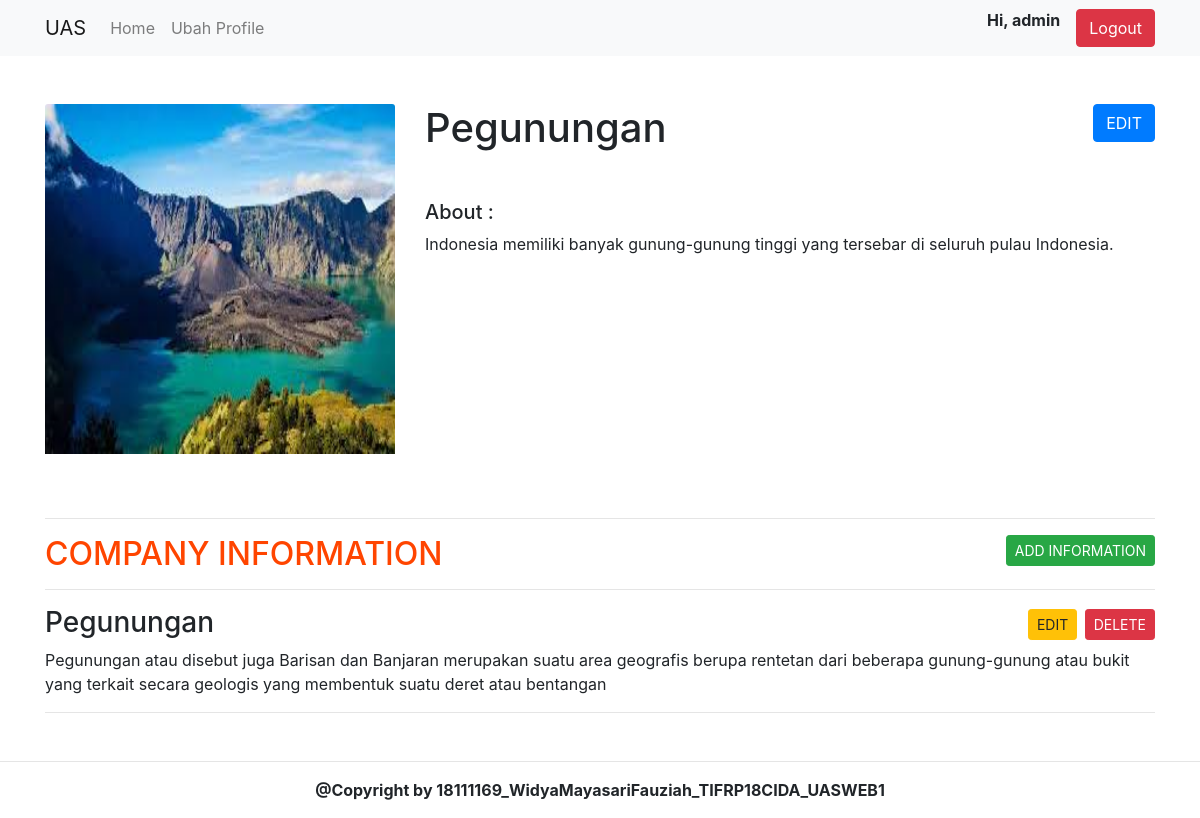
Screenshot of /halaman-ubah-detail.php?id=3 (signed in) with the database file from the repository.
### tables this page shows
CREATE TABLE `user` (
  `id_user` int(11) NOT NULL,
  `username` varchar(32) NOT NULL,
  `password` varchar(64) NOT NULL,
  `email` varchar(255) NOT NULL
);

CREATE TABLE `companies` (
  `id_company` int(11) NOT NULL,
  `image` varchar(255) NOT NULL,
  `company_name` varchar(22) NOT NULL,
  `about` varchar(255) NOT NULL
);

CREATE TABLE `detail` (
  `id_company` int(11) NOT NULL,
  `id_detail` int(11) NOT NULL,
  `tittle` varchar(255) NOT NULL,
  `desc` varchar(255) NOT NULL
);

### halaman-ubah-detail.php (the view, shortened to what this page needs)
<!doctype html>
<html lang="en">
<?php
include 'koneksi.php';
$id = $_GET['id'];
$data = $conn->prepare("SELECT * FROM companies WHERE id_company = $id");
$data->execute();
$companies = $data->fetch();
$id_user = $_SESSION['id'];
$data = $conn->prepare("SELECT username FROM user WHERE id_user =$id_user");
$data->execute();
$user = $data->fetch();
$data = $conn->prepare('SELECT * FROM detail INNER JOIN companies ON detail.id_company = companies.id_company WHERE companies.id_company = :id');
$data->bindParam(':id', $id);
$data->execute();
$details = $data->fetchAll();
?>
<head>
    <link rel="stylesheet" href="css/bootstrap.min.css">
</head>
<body>
    <nav class="navbar navbar-expand-lg navbar-light bg-light">
        <div class="container">
            <a class="navbar-brand" href="#">UAS</a>
            <ul class="navbar-nav mr-auto">
                <li class="nav-item ">
                    <a class="nav-link" href="halaman-menu-utama.php">Home </a>
                </li>
                <li class="nav-item">
                    <a class="nav-link " href="halaman-ubah-profile.php">Ubah Profile</a>
                </li>
            </ul>
            <p class="font-weight-bold">Hi, <?php echo $user['username'] ?></p>
            <a href="logout.php" class="btn btn-danger ml-3">Logout</a>
        </div>
    </nav>
    <div class="container mt-5">
        <div class="row">
            <div class="col-md-4">
                <img class="card-img-top" src="image/<?php echo $companies['image'] ?>" alt="Card image cap" height="350px" width="100%">
            </div>
            <div class="col-md-8">
                <?php if ($companies) { ?>
                    <h1><?php echo $companies['company_name'] ?>
                        <a href="form-edit-company.php?id=<?php echo $id ?>" class="btn btn-primary " style="float: right;">EDIT</a>
                    </h1>
                    <h5 class="mt-5">About :</h5>
                    <p><?php echo $companies['about'] ?></p>
                <?php } ?>
            </div>
        </div>
        <div class="row mt-5">
            <div class="col-md-12">
                <hr>
                <h2 style="color: orangered;">COMPANY INFORMATION <a href="form-tambah-detail.php?id=<?php echo $id ?>" class="btn btn-success btn-sm" style="float: right;">ADD INFORMATION</a></h2>
                <hr>
                <div class="row">
                    <div class="col-md-12">
                        <table class="table table-stripped table-hover datatab">
                            <?php if ($details > 0) { ?>
                                <?php foreach ($details as $detail) { ?>
                                    <h3>
                                        <?php echo $detail['tittle'] ?>
                                        <div style="float: right;">
                                            <a href="form-edit-detail.php?id=<?php echo $detail['id_detail'] ?>&id_company=<?php echo $id ?>" class="btn btn-warning btn-sm">EDIT</a>
                                            <a href="hapusdetail.php?id=<?php echo $detail['id_detail'] ?>&id_company=<?php echo $id ?>" onclick="return confirm('Are you sure?')" class="btn btn-danger btn-sm">DELETE</a>
                                        </div>
                                    </h3>
                                    <p><?php echo $detail['desc'] ?> </p>
                                    <hr>
                                <?php } ?>
                            <?php } ?>
                        </table>
                    </div>
                </div>
            </div>
        </div>
    </div>
    <hr>
    <div class="row ">
        <div class="col-md-12 text-center">
            <p class="font-weight-bold">
                @Copyright by 18111169_WidyaMayasariFauziah_TIFRP18CIDA_UASWEB1
            </p>
        </div>
    </div>
</body>
</html>

### rows the page displays
user: username "admin"
companies: image (picture), company_name "Pegunungan", about "Indonesia memiliki banyak gunung-gunung tinggi yang tersebar di seluruh pulau Indonesia."
detail: tittle "Pegunungan", desc "Pegunungan atau disebut juga Barisan dan Banjaran merupakan suatu area geografis berupa rentetan dari beberapa gunung-gunung atau bukit yang terkait secara geologis yang membentuk suatu deret atau bentangan"
